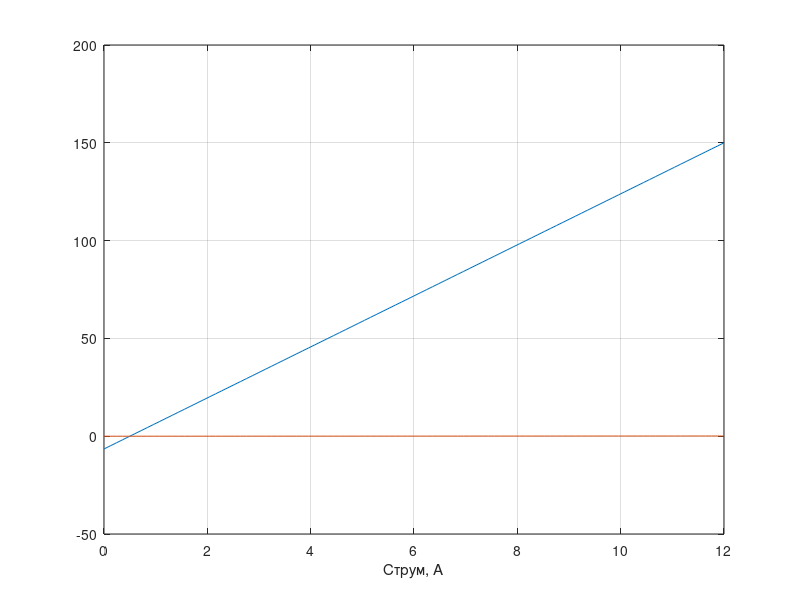

Recreate this plot in MATLAB.
clear all

% характеристики мотора A2212/13T
% аналог  http://www.flybrushless.com/motor/view/206
disp('Характеристика мотора');
Imin = 0.5
Imax = 12
Pmax = 150
Kv = 1000
% повністю заряджена/разряджена батарея 3s
Vmin = 3*3.7
Vmax = 3*4.2
% Експлуатаційні характеристики гвинта GWS 10x6
% http://www.flybrushless.com/prop/view/15
% Аеродинамічні характеристики гвинта GWS 10x6
% https://m-selig.ae.illinois.edu/props/volume-1/propDB-volume-1.html#GWS
D = 0.254




% Оцінка електричних властивостей мотору
% Визначення характеристики струм-потужність
% P = U*I
% При постійній напрузі характеристика має лінійний характер
% P = Kp*I + Pmiss
% I = Imax -> P = Pmax
% I = Imin -> P = Pmin
Pmin = 0;
Kp=(Pmax-Pmin)/(Imax-Imin)
Pmiss=Pmin-Kp*Imin


% Оцінка моментних властивостей мотору
% Визначення характеристики струм-момент
% Характеристики двигуна постійного струму
% T = Ki * i - моментна характеристика
% E = Ke * omega - зворотня ЕДС
% де Kе=Kш - моментна/електрична константа
% Потужність обертового руху
% P = T*omega

% Рівняння в усталеному режимі (omega = const);
% R*i = V - Ke*omega
% де R - опір обмоток
% При постійній напрузі
% P = Pmin -> omega = omega_max, I = Imin, T = Tmin
% P = Pmax -> omega = omega_min, I = Imax, T = Tmax
R = Vmax/Imax

% Оцінка електричної константи
% T = Ki * i - моментна характеристика
% Pm = T*omega - механічна потужність
% Pe = R*I^2 - електрична потужність втрат
% P = Pm+Pe = Kp*I
% Після перетворення
% Kp*I = Ki * I * omega + R*I^2
% Після скорочення
% Kp = Ki * omega + R*I
% I = Imin -> P=Pmin, T = Tmin, omega = omega_max
% I = Imax -> P=Pmax, T = Tmax, omega = omega_min
omega_max = Kv*Vmax*2*pi/60
Ki = (Kp-R*Imin)/omega_max

% Оцінка електричних затрат з урахуванням характеристик гвинта
Cd = 0.0314
rho = 1.225


figure(1)
I = linspace(0,Imax,101);
P = Kp*I+Pmiss;
T = Ki*I;
plot(I,P);
hold on;
plot(I,T);
hold off;
grid on;
xlabel("Струм, А");

